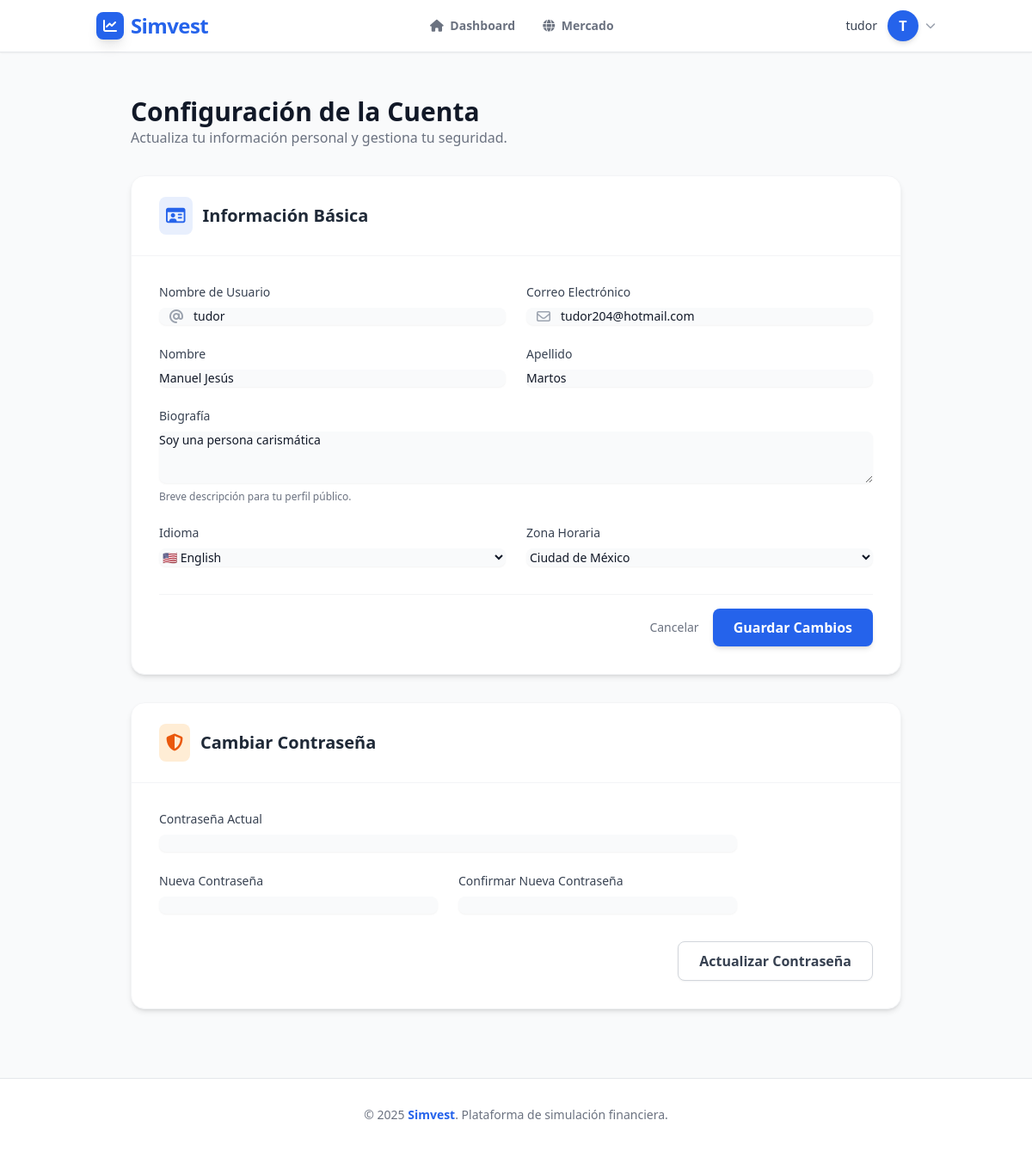
/profile/edit (signed in), run on the app's committed database.
### app/models.py (models this page shows, shortened)
class User(db.Model, UserMixin):
    __tablename__ = 'users'
    id = db.Column(db.Integer, primary_key=True)
    username = db.Column(db.String(20), unique=True, nullable=False)
    email = db.Column(db.String(120), unique=True, nullable=False)
    password_hash = db.Column(db.String(128), nullable=False)  # Cambiado de password a password_hash
    first_name = db.Column(db.String(50))
    last_name = db.Column(db.String(50))
    capital = db.Column(db.Float, nullable=False, default=10000.00)
    created_at = db.Column(db.DateTime, nullable=False, default=datetime.utcnow)
    last_login = db.Column(db.DateTime)
    is_active = db.Column(db.Boolean, default=True)
    is_verified = db.Column(db.Boolean, default=False)
    profile_picture = db.Column(db.String(255))
    bio = db.Column(db.Text)
    language = db.Column(db.String(10), default='es')
    timezone = db.Column(db.String(50), default='UTC')
    role = db.Column(db.String(20), default='user')
    @property
    def password(self):
        raise AttributeError('La contraseña no es un atributo legible')
    @password.setter
    def password(self, password):
        self.set_password(password)

### app/controllers/ProfileController.py (the view, shortened to what this page needs)
@profile_bp.route('/edit', methods=['GET', 'POST'])
@login_required
def edit_profile():
    return render_template('Profile/edit_profile.html', user=current_user)

### app/models.py (called while the page is built)
@login_manager.user_loader
def load_user(user_id):
    return db.session.get(User, int(user_id))

### app/templates/Profile/edit_profile.html (shortened to what this page needs)
{% extends "base.html" %}
{% block content %}
<div class="max-w-4xl mx-auto pb-12">
    <div class="mb-8">
        <h1 class="text-3xl font-bold text-gray-900 dark:text-white">Configuración de la Cuenta</h1>
        <p class="text-gray-500 dark:text-gray-400">Actualiza tu información personal y gestiona tu seguridad.</p>
    </div>
    <div class="space-y-8">
        <div class="bg-white dark:bg-gray-800 rounded-2xl shadow-md border border-gray-100 dark:border-gray-700 overflow-hidden">
            <div class="px-8 py-6 border-b border-gray-100 dark:border-gray-700 flex items-center gap-3">
                <div class="bg-simvest-blue/10 text-simvest-blue p-2 rounded-lg">
                    <i class="fa-regular fa-id-card text-xl"></i>
                </div>
                <h2 class="text-xl font-bold text-gray-800 dark:text-white">Información Básica</h2>
            </div>
            <div class="p-8">
                <form method="POST" action="{{ url_for('profile.edit_profile') }}">
                    <div class="grid grid-cols-1 md:grid-cols-2 gap-6 mb-6">
                        <div>
                            <label for="username" class="block text-sm font-medium text-gray-700 dark:text-gray-300 mb-2">
                                Nombre de Usuario
                            </label>
                            <div class="relative">
                                <span class="absolute inset-y-0 left-0 pl-3 flex items-center text-gray-400">
                                    <i class="fa-solid fa-at"></i>
                                </span>
                                <input type="text" id="username" name="username" value="{{ user.username }}" required
                                    class="pl-10 block w-full rounded-lg border-gray-300 dark:border-gray-600 bg-gray-50 dark:bg-gray-700 text-gray-900 dark:text-white focus:ring-simvest-blue focus:border-simvest-blue shadow-sm sm:text-sm transition">
                            </div>
                        </div>
                        <div>
                            <label for="email" class="block text-sm font-medium text-gray-700 dark:text-gray-300 mb-2">
                                Correo Electrónico
                            </label>
                            <div class="relative">
                                <span class="absolute inset-y-0 left-0 pl-3 flex items-center text-gray-400">
                                    <i class="fa-regular fa-envelope"></i>
                                </span>
                                <input type="email" id="email" name="email" value="{{ user.email }}" required
                                    class="pl-10 block w-full rounded-lg border-gray-300 dark:border-gray-600 bg-gray-50 dark:bg-gray-700 text-gray-900 dark:text-white focus:ring-simvest-blue focus:border-simvest-blue shadow-sm sm:text-sm transition">
                            </div>
                        </div>
                    </div>
                    <div class="grid grid-cols-1 md:grid-cols-2 gap-6 mb-6">
                        <div>
                            <label for="first_name" class="block text-sm font-medium text-gray-700 dark:text-gray-300 mb-2">Nombre</label>
                            <input type="text" id="first_name" name="first_name" value="{{ user.first_name or '' }}"
                                class="block w-full rounded-lg border-gray-300 dark:border-gray-600 bg-gray-50 dark:bg-gray-700 text-gray-900 dark:text-white focus:ring-simvest-blue focus:border-simvest-blue shadow-sm sm:text-sm transition">
                        </div>
                        <div>
                            <label for="last_name" class="block text-sm font-medium text-gray-700 dark:text-gray-300 mb-2">Apellido</label>
                            <input type="text" id="last_name" name="last_name" value="{{ user.last_name or '' }}"
                                class="block w-full rounded-lg border-gray-300 dark:border-gray-600 bg-gray-50 dark:bg-gray-700 text-gray-900 dark:text-white focus:ring-simvest-blue focus:border-simvest-blue shadow-sm sm:text-sm transition">
                        </div>
                    </div>
                    <div class="mb-6">
                        <label for="bio" class="block text-sm font-medium text-gray-700 dark:text-gray-300 mb-2">Biografía</label>
                        <textarea id="bio" name="bio" rows="3"
                            class="block w-full rounded-lg border-gray-300 dark:border-gray-600 bg-gray-50 dark:bg-gray-700 text-gray-900 dark:text-white focus:ring-simvest-blue focus:border-simvest-blue shadow-sm sm:text-sm transition"
                            placeholder="Cuéntanos un poco sobre ti...">{{ user.bio or '' }}</textarea>
                        <p class="mt-2 text-xs text-gray-500">Breve descripción para tu perfil público.</p>
                    </div>
                    <div class="grid grid-cols-1 md:grid-cols-2 gap-6 mb-8">
                        <div>
                            <label for="language" class="block text-sm font-medium text-gray-700 dark:text-gray-300 mb-2">Idioma</label>
                            <select id="language" name="language"
                                class="block w-full rounded-lg border-gray-300 dark:border-gray-600 bg-gray-50 dark:bg-gray-700 text-gray-900 dark:text-white focus:ring-simvest-blue focus:border-simvest-blue shadow-sm sm:text-sm transition">
                                <option value="en" {% if user.language == 'en' %}selected{% endif %}>🇺🇸 English</option>
                            </select>
                        </div>
                        <div>
                            <label for="timezone" class="block text-sm font-medium text-gray-700 dark:text-gray-300 mb-2">Zona Horaria</label>
                            <select id="timezone" name="timezone"
                                class="block w-full rounded-lg border-gray-300 dark:border-gray-600 bg-gray-50 dark:bg-gray-700 text-gray-900 dark:text-white focus:ring-simvest-blue focus:border-simvest-blue shadow-sm sm:text-sm transition">
                                <option value="America/Mexico_City" {% if user.timezone == 'America/Mexico_City' %}selected{% endif %}>Ciudad de México</option>
                                </select>
                        </div>
                    </div>
                    <div class="flex items-center justify-end gap-4 pt-4 border-t border-gray-100 dark:border-gray-700">
                        <a href="{{ url_for('profile.profile') }}" class="text-sm font-medium text-gray-500 hover:text-gray-700 dark:text-gray-400 dark:hover:text-white transition">
                            Cancelar
                        </a>
                        <button type="submit" class="bg-simvest-blue hover:bg-blue-700 text-white font-semibold py-2.5 px-6 rounded-lg shadow-md transition duration-200 transform hover:scale-[1.02]">
                            Guardar Cambios
                        </button>
                    </div>
                </form>
            </div>
        </div>
        <div class="bg-white dark:bg-gray-800 rounded-2xl shadow-md border border-gray-100 dark:border-gray-700 overflow-hidden">
            <div class="px-8 py-6 border-b border-gray-100 dark:border-gray-700 flex items-center gap-3">
                <div class="bg-orange-100 text-orange-600 dark:bg-orange-900/30 dark:text-orange-400 p-2 rounded-lg">
                    <i class="fa-solid fa-shield-halved text-xl"></i>
                </div>
                <h2 class="text-xl font-bold text-gray-800 dark:text-white">Cambiar Contraseña</h2>
            </div>
            <div class="p-8">
                <form method="POST" action="{{ url_for('profile.change_password') }}">
                    <div class="grid grid-cols-1 gap-6 max-w-2xl">
                        <div>
                            <label for="current_password" class="block text-sm font-medium text-gray-700 dark:text-gray-300 mb-2">
                                Contraseña Actual
                            </label>
                            <input type="password" id="current_password" name="current_password" required
                                class="block w-full rounded-lg border-gray-300 dark:border-gray-600 bg-gray-50 dark:bg-gray-700 text-gray-900 dark:text-white focus:ring-orange-500 focus:border-orange-500 shadow-sm sm:text-sm transition">
                        </div>
                        <div class="grid grid-cols-1 md:grid-cols-2 gap-6">
                            <div>
                                <label for="new_password" class="block text-sm font-medium text-gray-700 dark:text-gray-300 mb-2">
                                    Nueva Contraseña
                                </label>
                                <input type="password" id="new_password" name="new_password" required
                                    class="block w-full rounded-lg border-gray-300 dark:border-gray-600 bg-gray-50 dark:bg-gray-700 text-gray-900 dark:text-white focus:ring-orange-500 focus:border-orange-500 shadow-sm sm:text-sm transition">
                            </div>
                            <div>
                                <label for="confirm_password" class="block text-sm font-medium text-gray-700 dark:text-gray-300 mb-2">
                                    Confirmar Nueva Contraseña
                                </label>
                                <input type="password" id="confirm_password" name="confirm_password" required
                                    class="block w-full rounded-lg border-gray-300 dark:border-gray-600 bg-gray-50 dark:bg-gray-700 text-gray-900 dark:text-white focus:ring-orange-500 focus:border-orange-500 shadow-sm sm:text-sm transition">
                            </div>
                        </div>
                    </div>
                    <div class="mt-8 flex justify-end">
                        <button type="submit" class="bg-white dark:bg-gray-700 border border-gray-300 dark:border-gray-600 text-gray-700 dark:text-gray-200 hover:bg-orange-50 dark:hover:bg-orange-900/20 hover:text-orange-600 dark:hover:text-orange-400 font-semibold py-2.5 px-6 rounded-lg transition duration-200 shadow-sm">
                            Actualizar Contraseña
                        </button>
                    </div>
                </form>
            </div>
        </div>
    </div>
</div>
{% endblock %}

### app/templates/base.html (shortened to what this page needs)
<!DOCTYPE html>
<html lang="es" class="scroll-smooth">
<head>
  <script src="https://cdn.tailwindcss.com"></script>
  <link href="https://unpkg.com/aos@2.3.1/dist/aos.css" rel="stylesheet">
  <link rel="stylesheet" href="https://cdnjs.cloudflare.com/ajax/libs/font-awesome/6.4.0/css/all.min.css">
</head>
<body class="font-sans text-simvest-gray bg-simvest-bg dark:bg-simvest-darkbg dark:text-gray-100 transition-colors duration-300">
  <header class="bg-white/90 dark:bg-gray-800/90 backdrop-blur-md shadow-sm fixed w-full top-0 z-50 border-b border-gray-200 dark:border-gray-700 transition-colors duration-300">
    <div class="container mx-auto flex justify-between items-center px-6 py-3">
      <a href="{{ url_for('dashboard.dashboard') }}" class="flex items-center gap-2 group">
        <div class="w-8 h-8 bg-simvest-blue text-white flex items-center justify-center rounded-lg shadow-lg group-hover:rotate-12 transition-transform">
            <i class="fa-solid fa-chart-line"></i>
        </div>
        <span class="text-2xl font-extrabold tracking-tight text-simvest-blue dark:text-simvest-lightblue">
          Simvest
        </span>
      </a>
      {% if current_user.is_authenticated %}
      <nav class="hidden md:flex items-center space-x-8">
          <a href="{{ url_for('dashboard.dashboard') }}"
             class="text-sm font-semibold transition-colors duration-200
             {% if request.endpoint == 'dashboard.dashboard' %} text-simvest-blue dark:text-simvest-lightblue {% else %} text-gray-500 hover:text-simvest-blue dark:text-gray-400 dark:hover:text-white {% endif %}">
             <i class="fa-solid fa-house mr-1"></i> Dashboard
          </a>
          <a href="{{ url_for('market.market') }}"
             class="text-sm font-semibold transition-colors duration-200
             {% if request.endpoint == 'market.market' %} text-simvest-blue dark:text-simvest-lightblue {% else %} text-gray-500 hover:text-simvest-blue dark:text-gray-400 dark:hover:text-white {% endif %}">
             <i class="fa-solid fa-globe mr-1"></i> Mercado
          </a>
      </nav>
      {% endif %}
      <div class="flex items-center gap-4">
        {% if current_user.is_authenticated %}
          <div class="relative ml-3">
            <div>
              <button type="button" onclick="toggleDropdown()" class="flex items-center gap-2 max-w-xs bg-white dark:bg-gray-800 rounded-full focus:outline-none focus:ring-2 focus:ring-offset-2 focus:ring-simvest-blue" id="user-menu-button" aria-expanded="false" aria-haspopup="true">
                <span class="hidden md:block text-sm font-medium text-gray-700 dark:text-gray-200 mr-1">
                    {{ current_user.username }}
                </span>
                {% if current_user.profile_picture %}
                    <img class="h-9 w-9 rounded-full object-cover border border-gray-200 dark:border-gray-600" src="{{ url_for('static', filename='uploads/' + current_user.profile_picture) }}" alt="">
                {% else %}
                    <div class="h-9 w-9 rounded-full bg-simvest-blue text-white flex items-center justify-center font-bold shadow-md">
                        {{ current_user.username[0] | upper }}
                    </div>
                {% endif %}
                <i class="fa-solid fa-chevron-down text-xs text-gray-400"></i>
              </button>
            </div>
          </div>
        {% endif %}
      </div>
    </div>
  </header>
  <main data-aos="fade-up" data-aos-delay="50" class="container mx-auto px-6 py-8">
    {% block content %}{% endblock %}
  </main>
  <footer class="bg-white border-t border-gray-200 dark:bg-simvest-darkbg dark:border-gray-800 text-gray-500 dark:text-gray-400 py-8 mt-auto">
    <div class="container mx-auto px-6 text-center">
      <p class="text-sm">&copy; 2025 <span class="font-bold text-simvest-blue">Simvest</span>. Plataforma de simulación financiera.</p>
    </div>
  </footer>
</body>
</html>

### app/templates/base.html (style rules this page uses)
body { padding-top: 5rem; min-height: 100vh; display: flex; flex-direction: column; }
main { flex: 1; }

### data on the page
User: username "tudor", username "T", email "tudor204@hotmail.com", first_name "Manuel Jesús", last_name "Martos", bio "Soy una persona carismática", language "🇺🇸 English", timezone "Ciudad de México"
